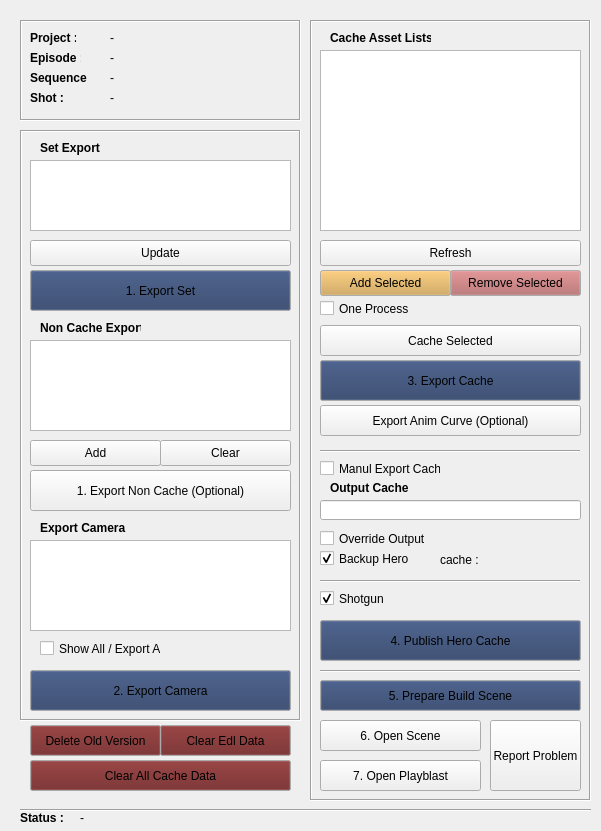
<?xml version="1.0" encoding="UTF-8"?>
<ui version="4.0">
 <class>ExportCacheWindow</class>
 <widget class="QMainWindow" name="ExportCacheWindow">
  <property name="geometry">
   <rect>
    <x>0</x>
    <y>0</y>
    <width>601</width>
    <height>831</height>
   </rect>
  </property>
  <property name="windowTitle">
   <string>PT Export Cache Tool v.1.2</string>
  </property>
  <widget class="QWidget" name="centralwidget">
   <widget class="QFrame" name="frame">
    <property name="geometry">
     <rect>
      <x>20</x>
      <y>20</y>
      <width>281</width>
      <height>101</height>
     </rect>
    </property>
    <property name="frameShape">
     <enum>QFrame::Box</enum>
    </property>
    <property name="frameShadow">
     <enum>QFrame::Sunken</enum>
    </property>
    <widget class="QLabel" name="label">
     <property name="geometry">
      <rect>
       <x>10</x>
       <y>10</y>
       <width>46</width>
       <height>16</height>
      </rect>
     </property>
     <property name="font">
      <font>
       <weight>75</weight>
       <bold>true</bold>
      </font>
     </property>
     <property name="text">
      <string>Project : </string>
     </property>
    </widget>
    <widget class="QLabel" name="label_4">
     <property name="geometry">
      <rect>
       <x>10</x>
       <y>30</y>
       <width>51</width>
       <height>16</height>
      </rect>
     </property>
     <property name="font">
      <font>
       <weight>75</weight>
       <bold>true</bold>
      </font>
     </property>
     <property name="text">
      <string>Episode : </string>
     </property>
    </widget>
    <widget class="QLabel" name="label_5">
     <property name="geometry">
      <rect>
       <x>10</x>
       <y>50</y>
       <width>61</width>
       <height>16</height>
      </rect>
     </property>
     <property name="font">
      <font>
       <weight>75</weight>
       <bold>true</bold>
      </font>
     </property>
     <property name="text">
      <string>Sequence : </string>
     </property>
    </widget>
    <widget class="QLabel" name="project_label">
     <property name="geometry">
      <rect>
       <x>90</x>
       <y>10</y>
       <width>171</width>
       <height>16</height>
      </rect>
     </property>
     <property name="text">
      <string>-</string>
     </property>
    </widget>
    <widget class="QLabel" name="label_7">
     <property name="geometry">
      <rect>
       <x>10</x>
       <y>70</y>
       <width>46</width>
       <height>16</height>
      </rect>
     </property>
     <property name="font">
      <font>
       <weight>75</weight>
       <bold>true</bold>
      </font>
     </property>
     <property name="text">
      <string>Shot : </string>
     </property>
    </widget>
    <widget class="QLabel" name="episode_label">
     <property name="geometry">
      <rect>
       <x>90</x>
       <y>30</y>
       <width>171</width>
       <height>16</height>
      </rect>
     </property>
     <property name="text">
      <string>-</string>
     </property>
    </widget>
    <widget class="QLabel" name="sequence_label">
     <property name="geometry">
      <rect>
       <x>90</x>
       <y>50</y>
       <width>141</width>
       <height>16</height>
      </rect>
     </property>
     <property name="text">
      <string>-</string>
     </property>
    </widget>
    <widget class="QLabel" name="shot_label">
     <property name="geometry">
      <rect>
       <x>90</x>
       <y>70</y>
       <width>151</width>
       <height>16</height>
      </rect>
     </property>
     <property name="text">
      <string>-</string>
     </property>
    </widget>
   </widget>
   <widget class="QFrame" name="frame_2">
    <property name="geometry">
     <rect>
      <x>310</x>
      <y>20</y>
      <width>281</width>
      <height>781</height>
     </rect>
    </property>
    <property name="frameShape">
     <enum>QFrame::Box</enum>
    </property>
    <property name="frameShadow">
     <enum>QFrame::Sunken</enum>
    </property>
    <widget class="QLabel" name="label_3">
     <property name="geometry">
      <rect>
       <x>20</x>
       <y>10</y>
       <width>101</width>
       <height>16</height>
      </rect>
     </property>
     <property name="font">
      <font>
       <weight>75</weight>
       <bold>true</bold>
      </font>
     </property>
     <property name="text">
      <string>Cache Asset Lists</string>
     </property>
    </widget>
    <widget class="QListWidget" name="asset_listWidget">
     <property name="geometry">
      <rect>
       <x>10</x>
       <y>30</y>
       <width>261</width>
       <height>181</height>
      </rect>
     </property>
     <property name="selectionMode">
      <enum>QAbstractItemView::ExtendedSelection</enum>
     </property>
    </widget>
    <widget class="QPushButton" name="cache_pushButton">
     <property name="geometry">
      <rect>
       <x>10</x>
       <y>340</y>
       <width>261</width>
       <height>41</height>
      </rect>
     </property>
     <property name="palette">
      <palette>
       <active>
        <colorrole role="Button">
         <brush brushstyle="SolidPattern">
          <color alpha="255">
           <red>40</red>
           <green>60</green>
           <blue>100</blue>
          </color>
         </brush>
        </colorrole>
       </active>
       <inactive>
        <colorrole role="Button">
         <brush brushstyle="SolidPattern">
          <color alpha="255">
           <red>40</red>
           <green>60</green>
           <blue>100</blue>
          </color>
         </brush>
        </colorrole>
       </inactive>
       <disabled>
        <colorrole role="Button">
         <brush brushstyle="SolidPattern">
          <color alpha="255">
           <red>40</red>
           <green>60</green>
           <blue>100</blue>
          </color>
         </brush>
        </colorrole>
       </disabled>
      </palette>
     </property>
     <property name="text">
      <string>3. Export Cache</string>
     </property>
    </widget>
    <widget class="QPushButton" name="cacheSelected_pushButton">
     <property name="geometry">
      <rect>
       <x>10</x>
       <y>305</y>
       <width>261</width>
       <height>31</height>
      </rect>
     </property>
     <property name="text">
      <string>Cache Selected</string>
     </property>
    </widget>
    <widget class="QPushButton" name="publishHero_pushButton">
     <property name="geometry">
      <rect>
       <x>10</x>
       <y>600</y>
       <width>261</width>
       <height>41</height>
      </rect>
     </property>
     <property name="palette">
      <palette>
       <active>
        <colorrole role="Button">
         <brush brushstyle="SolidPattern">
          <color alpha="255">
           <red>40</red>
           <green>60</green>
           <blue>100</blue>
          </color>
         </brush>
        </colorrole>
       </active>
       <inactive>
        <colorrole role="Button">
         <brush brushstyle="SolidPattern">
          <color alpha="255">
           <red>40</red>
           <green>60</green>
           <blue>100</blue>
          </color>
         </brush>
        </colorrole>
       </inactive>
       <disabled>
        <colorrole role="Button">
         <brush brushstyle="SolidPattern">
          <color alpha="255">
           <red>40</red>
           <green>60</green>
           <blue>100</blue>
          </color>
         </brush>
        </colorrole>
       </disabled>
      </palette>
     </property>
     <property name="text">
      <string>4. Publish Hero Cache</string>
     </property>
    </widget>
    <widget class="QCheckBox" name="backupHero_checkBox">
     <property name="geometry">
      <rect>
       <x>10</x>
       <y>530</y>
       <width>91</width>
       <height>17</height>
      </rect>
     </property>
     <property name="text">
      <string>Backup Hero</string>
     </property>
     <property name="checked">
      <bool>true</bool>
     </property>
    </widget>
    <widget class="QLineEdit" name="output_lineEdit">
     <property name="geometry">
      <rect>
       <x>10</x>
       <y>480</y>
       <width>261</width>
       <height>20</height>
      </rect>
     </property>
     <property name="text">
      <string/>
     </property>
    </widget>
    <widget class="QLabel" name="label_11">
     <property name="geometry">
      <rect>
       <x>20</x>
       <y>460</y>
       <width>91</width>
       <height>16</height>
      </rect>
     </property>
     <property name="font">
      <font>
       <weight>75</weight>
       <bold>true</bold>
      </font>
     </property>
     <property name="text">
      <string>Output Cache</string>
     </property>
    </widget>
    <widget class="QCheckBox" name="overrideOutput_checkBox">
     <property name="geometry">
      <rect>
       <x>10</x>
       <y>510</y>
       <width>111</width>
       <height>17</height>
      </rect>
     </property>
     <property name="text">
      <string>Override Output</string>
     </property>
    </widget>
    <widget class="QCheckBox" name="manual_checkBox">
     <property name="geometry">
      <rect>
       <x>10</x>
       <y>440</y>
       <width>121</width>
       <height>17</height>
      </rect>
     </property>
     <property name="text">
      <string>Manul Export Cache</string>
     </property>
    </widget>
    <widget class="QLabel" name="cache_label">
     <property name="geometry">
      <rect>
       <x>130</x>
       <y>530</y>
       <width>131</width>
       <height>20</height>
      </rect>
     </property>
     <property name="text">
      <string>cache : </string>
     </property>
    </widget>
    <widget class="QPushButton" name="buildScene_pushButton">
     <property name="geometry">
      <rect>
       <x>10</x>
       <y>660</y>
       <width>261</width>
       <height>31</height>
      </rect>
     </property>
     <property name="palette">
      <palette>
       <active>
        <colorrole role="Button">
         <brush brushstyle="SolidPattern">
          <color alpha="255">
           <red>40</red>
           <green>60</green>
           <blue>100</blue>
          </color>
         </brush>
        </colorrole>
       </active>
       <inactive>
        <colorrole role="Button">
         <brush brushstyle="SolidPattern">
          <color alpha="255">
           <red>40</red>
           <green>60</green>
           <blue>100</blue>
          </color>
         </brush>
        </colorrole>
       </inactive>
       <disabled>
        <colorrole role="Button">
         <brush brushstyle="SolidPattern">
          <color alpha="255">
           <red>40</red>
           <green>60</green>
           <blue>100</blue>
          </color>
         </brush>
        </colorrole>
       </disabled>
      </palette>
     </property>
     <property name="text">
      <string>5. Prepare Build Scene</string>
     </property>
    </widget>
    <widget class="QCheckBox" name="shotgun_checkBox">
     <property name="geometry">
      <rect>
       <x>10</x>
       <y>570</y>
       <width>91</width>
       <height>17</height>
      </rect>
     </property>
     <property name="text">
      <string>Shotgun</string>
     </property>
     <property name="checked">
      <bool>true</bool>
     </property>
    </widget>
    <widget class="Line" name="line">
     <property name="geometry">
      <rect>
       <x>10</x>
       <y>560</y>
       <width>260</width>
       <height>3</height>
      </rect>
     </property>
     <property name="orientation">
      <enum>Qt::Horizontal</enum>
     </property>
    </widget>
    <widget class="Line" name="line_2">
     <property name="geometry">
      <rect>
       <x>10</x>
       <y>650</y>
       <width>260</width>
       <height>3</height>
      </rect>
     </property>
     <property name="orientation">
      <enum>Qt::Horizontal</enum>
     </property>
    </widget>
    <widget class="QPushButton" name="openScene_pushButton">
     <property name="geometry">
      <rect>
       <x>10</x>
       <y>700</y>
       <width>161</width>
       <height>31</height>
      </rect>
     </property>
     <property name="text">
      <string>6. Open Scene</string>
     </property>
    </widget>
    <widget class="QCheckBox" name="oneTime_checkBox">
     <property name="geometry">
      <rect>
       <x>10</x>
       <y>280</y>
       <width>91</width>
       <height>17</height>
      </rect>
     </property>
     <property name="whatsThis">
      <string/>
     </property>
     <property name="text">
      <string>One Process</string>
     </property>
     <property name="checked">
      <bool>false</bool>
     </property>
    </widget>
    <widget class="QPushButton" name="updateCacheList_pushButton">
     <property name="geometry">
      <rect>
       <x>10</x>
       <y>220</y>
       <width>261</width>
       <height>26</height>
      </rect>
     </property>
     <property name="text">
      <string>Refresh</string>
     </property>
    </widget>
    <widget class="QPushButton" name="playblast_pushButton">
     <property name="geometry">
      <rect>
       <x>10</x>
       <y>740</y>
       <width>161</width>
       <height>31</height>
      </rect>
     </property>
     <property name="text">
      <string>7. Open Playblast</string>
     </property>
    </widget>
    <widget class="QPushButton" name="reportProblem_pushButton">
     <property name="geometry">
      <rect>
       <x>180</x>
       <y>700</y>
       <width>91</width>
       <height>71</height>
      </rect>
     </property>
     <property name="text">
      <string>Report Problem</string>
     </property>
    </widget>
    <widget class="QPushButton" name="addCache_pushButton">
     <property name="geometry">
      <rect>
       <x>10</x>
       <y>250</y>
       <width>131</width>
       <height>26</height>
      </rect>
     </property>
     <property name="palette">
      <palette>
       <active>
        <colorrole role="Button">
         <brush brushstyle="SolidPattern">
          <color alpha="255">
           <red>207</red>
           <green>158</green>
           <blue>73</blue>
          </color>
         </brush>
        </colorrole>
       </active>
       <inactive>
        <colorrole role="Button">
         <brush brushstyle="SolidPattern">
          <color alpha="255">
           <red>207</red>
           <green>158</green>
           <blue>73</blue>
          </color>
         </brush>
        </colorrole>
       </inactive>
       <disabled>
        <colorrole role="Button">
         <brush brushstyle="SolidPattern">
          <color alpha="255">
           <red>207</red>
           <green>158</green>
           <blue>73</blue>
          </color>
         </brush>
        </colorrole>
       </disabled>
      </palette>
     </property>
     <property name="text">
      <string>Add Selected</string>
     </property>
    </widget>
    <widget class="QPushButton" name="removeCache_pushButton">
     <property name="geometry">
      <rect>
       <x>140</x>
       <y>250</y>
       <width>131</width>
       <height>26</height>
      </rect>
     </property>
     <property name="palette">
      <palette>
       <active>
        <colorrole role="Button">
         <brush brushstyle="SolidPattern">
          <color alpha="255">
           <red>176</red>
           <green>97</green>
           <blue>98</blue>
          </color>
         </brush>
        </colorrole>
       </active>
       <inactive>
        <colorrole role="Button">
         <brush brushstyle="SolidPattern">
          <color alpha="255">
           <red>176</red>
           <green>97</green>
           <blue>98</blue>
          </color>
         </brush>
        </colorrole>
       </inactive>
       <disabled>
        <colorrole role="Button">
         <brush brushstyle="SolidPattern">
          <color alpha="255">
           <red>176</red>
           <green>97</green>
           <blue>98</blue>
          </color>
         </brush>
        </colorrole>
       </disabled>
      </palette>
     </property>
     <property name="text">
      <string>Remove Selected</string>
     </property>
    </widget>
    <widget class="Line" name="line_3">
     <property name="geometry">
      <rect>
       <x>10</x>
       <y>430</y>
       <width>260</width>
       <height>3</height>
      </rect>
     </property>
     <property name="orientation">
      <enum>Qt::Horizontal</enum>
     </property>
    </widget>
    <widget class="QPushButton" name="exportAnimCurve_pushButton">
     <property name="geometry">
      <rect>
       <x>10</x>
       <y>385</y>
       <width>261</width>
       <height>31</height>
      </rect>
     </property>
     <property name="text">
      <string>Export Anim Curve (Optional)</string>
     </property>
    </widget>
   </widget>
   <widget class="QLabel" name="label_6">
    <property name="geometry">
     <rect>
      <x>20</x>
      <y>810</y>
      <width>46</width>
      <height>16</height>
     </rect>
    </property>
    <property name="font">
     <font>
      <weight>75</weight>
      <bold>true</bold>
     </font>
    </property>
    <property name="text">
     <string>Status : </string>
    </property>
   </widget>
   <widget class="QLabel" name="status_label">
    <property name="geometry">
     <rect>
      <x>80</x>
      <y>810</y>
      <width>201</width>
      <height>16</height>
     </rect>
    </property>
    <property name="font">
     <font>
      <weight>50</weight>
      <bold>false</bold>
     </font>
    </property>
    <property name="text">
     <string>-</string>
    </property>
   </widget>
   <widget class="QFrame" name="frame_3">
    <property name="geometry">
     <rect>
      <x>20</x>
      <y>130</y>
      <width>281</width>
      <height>591</height>
     </rect>
    </property>
    <property name="frameShape">
     <enum>QFrame::Box</enum>
    </property>
    <property name="frameShadow">
     <enum>QFrame::Sunken</enum>
    </property>
    <widget class="QLabel" name="label_8">
     <property name="geometry">
      <rect>
       <x>20</x>
       <y>10</y>
       <width>101</width>
       <height>16</height>
      </rect>
     </property>
     <property name="font">
      <font>
       <weight>75</weight>
       <bold>true</bold>
      </font>
     </property>
     <property name="text">
      <string>Set Export</string>
     </property>
    </widget>
    <widget class="QListWidget" name="set_listWidget">
     <property name="geometry">
      <rect>
       <x>10</x>
       <y>30</y>
       <width>261</width>
       <height>71</height>
      </rect>
     </property>
     <property name="selectionMode">
      <enum>QAbstractItemView::MultiSelection</enum>
     </property>
    </widget>
    <widget class="QPushButton" name="exportSet_pushButton">
     <property name="geometry">
      <rect>
       <x>10</x>
       <y>140</y>
       <width>261</width>
       <height>41</height>
      </rect>
     </property>
     <property name="palette">
      <palette>
       <active>
        <colorrole role="Button">
         <brush brushstyle="SolidPattern">
          <color alpha="255">
           <red>40</red>
           <green>60</green>
           <blue>100</blue>
          </color>
         </brush>
        </colorrole>
       </active>
       <inactive>
        <colorrole role="Button">
         <brush brushstyle="SolidPattern">
          <color alpha="255">
           <red>40</red>
           <green>60</green>
           <blue>100</blue>
          </color>
         </brush>
        </colorrole>
       </inactive>
       <disabled>
        <colorrole role="Button">
         <brush brushstyle="SolidPattern">
          <color alpha="255">
           <red>40</red>
           <green>60</green>
           <blue>100</blue>
          </color>
         </brush>
        </colorrole>
       </disabled>
      </palette>
     </property>
     <property name="text">
      <string>1. Export Set</string>
     </property>
     <property name="flat">
      <bool>false</bool>
     </property>
    </widget>
    <widget class="QPushButton" name="updateSet_pushButton">
     <property name="geometry">
      <rect>
       <x>10</x>
       <y>110</y>
       <width>261</width>
       <height>26</height>
      </rect>
     </property>
     <property name="text">
      <string>Update</string>
     </property>
    </widget>
    <widget class="QListWidget" name="camera_listWidget">
     <property name="geometry">
      <rect>
       <x>10</x>
       <y>410</y>
       <width>261</width>
       <height>91</height>
      </rect>
     </property>
     <property name="selectionMode">
      <enum>QAbstractItemView::MultiSelection</enum>
     </property>
    </widget>
    <widget class="QPushButton" name="exportCamera_pushButton">
     <property name="geometry">
      <rect>
       <x>10</x>
       <y>540</y>
       <width>261</width>
       <height>41</height>
      </rect>
     </property>
     <property name="palette">
      <palette>
       <active>
        <colorrole role="Button">
         <brush brushstyle="SolidPattern">
          <color alpha="255">
           <red>40</red>
           <green>60</green>
           <blue>100</blue>
          </color>
         </brush>
        </colorrole>
       </active>
       <inactive>
        <colorrole role="Button">
         <brush brushstyle="SolidPattern">
          <color alpha="255">
           <red>40</red>
           <green>60</green>
           <blue>100</blue>
          </color>
         </brush>
        </colorrole>
       </inactive>
       <disabled>
        <colorrole role="Button">
         <brush brushstyle="SolidPattern">
          <color alpha="255">
           <red>40</red>
           <green>60</green>
           <blue>100</blue>
          </color>
         </brush>
        </colorrole>
       </disabled>
      </palette>
     </property>
     <property name="text">
      <string>2. Export Camera</string>
     </property>
    </widget>
    <widget class="QLabel" name="label_9">
     <property name="geometry">
      <rect>
       <x>20</x>
       <y>390</y>
       <width>101</width>
       <height>16</height>
      </rect>
     </property>
     <property name="font">
      <font>
       <weight>75</weight>
       <bold>true</bold>
      </font>
     </property>
     <property name="text">
      <string>Export Camera</string>
     </property>
    </widget>
    <widget class="QCheckBox" name="all_checkBox">
     <property name="geometry">
      <rect>
       <x>20</x>
       <y>510</y>
       <width>121</width>
       <height>17</height>
      </rect>
     </property>
     <property name="text">
      <string>Show All / Export All</string>
     </property>
     <property name="checked">
      <bool>false</bool>
     </property>
    </widget>
    <widget class="QLabel" name="label_10">
     <property name="geometry">
      <rect>
       <x>20</x>
       <y>190</y>
       <width>101</width>
       <height>16</height>
      </rect>
     </property>
     <property name="font">
      <font>
       <weight>75</weight>
       <bold>true</bold>
      </font>
     </property>
     <property name="text">
      <string>Non Cache Export</string>
     </property>
    </widget>
    <widget class="QListWidget" name="nonCache_listWidget">
     <property name="geometry">
      <rect>
       <x>10</x>
       <y>210</y>
       <width>261</width>
       <height>91</height>
      </rect>
     </property>
     <property name="selectionMode">
      <enum>QAbstractItemView::MultiSelection</enum>
     </property>
    </widget>
    <widget class="QPushButton" name="add_pushButton">
     <property name="geometry">
      <rect>
       <x>10</x>
       <y>310</y>
       <width>131</width>
       <height>26</height>
      </rect>
     </property>
     <property name="text">
      <string>Add</string>
     </property>
    </widget>
    <widget class="QPushButton" name="remove_pushButton">
     <property name="geometry">
      <rect>
       <x>140</x>
       <y>310</y>
       <width>131</width>
       <height>26</height>
      </rect>
     </property>
     <property name="text">
      <string>Clear</string>
     </property>
    </widget>
    <widget class="QPushButton" name="exportNonCache_pushButton">
     <property name="geometry">
      <rect>
       <x>10</x>
       <y>340</y>
       <width>261</width>
       <height>41</height>
      </rect>
     </property>
     <property name="text">
      <string>1. Export Non Cache (Optional)</string>
     </property>
    </widget>
   </widget>
   <widget class="QPushButton" name="clearEdlData_pushButton">
    <property name="geometry">
     <rect>
      <x>160</x>
      <y>725</y>
      <width>131</width>
      <height>31</height>
     </rect>
    </property>
    <property name="palette">
     <palette>
      <active>
       <colorrole role="Button">
        <brush brushstyle="SolidPattern">
         <color alpha="255">
          <red>108</red>
          <green>29</green>
          <blue>29</blue>
         </color>
        </brush>
       </colorrole>
      </active>
      <inactive>
       <colorrole role="Button">
        <brush brushstyle="SolidPattern">
         <color alpha="255">
          <red>108</red>
          <green>29</green>
          <blue>29</blue>
         </color>
        </brush>
       </colorrole>
      </inactive>
      <disabled>
       <colorrole role="Button">
        <brush brushstyle="SolidPattern">
         <color alpha="255">
          <red>108</red>
          <green>29</green>
          <blue>29</blue>
         </color>
        </brush>
       </colorrole>
      </disabled>
     </palette>
    </property>
    <property name="text">
     <string>Clear Edl Data</string>
    </property>
   </widget>
   <widget class="QPushButton" name="clearAllCacheData_pushButton">
    <property name="geometry">
     <rect>
      <x>30</x>
      <y>760</y>
      <width>261</width>
      <height>31</height>
     </rect>
    </property>
    <property name="palette">
     <palette>
      <active>
       <colorrole role="Button">
        <brush brushstyle="SolidPattern">
         <color alpha="255">
          <red>108</red>
          <green>29</green>
          <blue>29</blue>
         </color>
        </brush>
       </colorrole>
      </active>
      <inactive>
       <colorrole role="Button">
        <brush brushstyle="SolidPattern">
         <color alpha="255">
          <red>108</red>
          <green>29</green>
          <blue>29</blue>
         </color>
        </brush>
       </colorrole>
      </inactive>
      <disabled>
       <colorrole role="Button">
        <brush brushstyle="SolidPattern">
         <color alpha="255">
          <red>108</red>
          <green>29</green>
          <blue>29</blue>
         </color>
        </brush>
       </colorrole>
      </disabled>
     </palette>
    </property>
    <property name="text">
     <string>Clear All Cache Data</string>
    </property>
   </widget>
   <widget class="Line" name="line_4">
    <property name="geometry">
     <rect>
      <x>20</x>
      <y>800</y>
      <width>571</width>
      <height>20</height>
     </rect>
    </property>
    <property name="orientation">
     <enum>Qt::Horizontal</enum>
    </property>
   </widget>
   <widget class="QPushButton" name="deleteOldVersion_pushButton">
    <property name="geometry">
     <rect>
      <x>30</x>
      <y>725</y>
      <width>131</width>
      <height>31</height>
     </rect>
    </property>
    <property name="palette">
     <palette>
      <active>
       <colorrole role="Button">
        <brush brushstyle="SolidPattern">
         <color alpha="255">
          <red>108</red>
          <green>29</green>
          <blue>29</blue>
         </color>
        </brush>
       </colorrole>
      </active>
      <inactive>
       <colorrole role="Button">
        <brush brushstyle="SolidPattern">
         <color alpha="255">
          <red>108</red>
          <green>29</green>
          <blue>29</blue>
         </color>
        </brush>
       </colorrole>
      </inactive>
      <disabled>
       <colorrole role="Button">
        <brush brushstyle="SolidPattern">
         <color alpha="255">
          <red>108</red>
          <green>29</green>
          <blue>29</blue>
         </color>
        </brush>
       </colorrole>
      </disabled>
     </palette>
    </property>
    <property name="text">
     <string>Delete Old Version</string>
    </property>
   </widget>
  </widget>
 </widget>
 <resources/>
 <connections/>
</ui>
